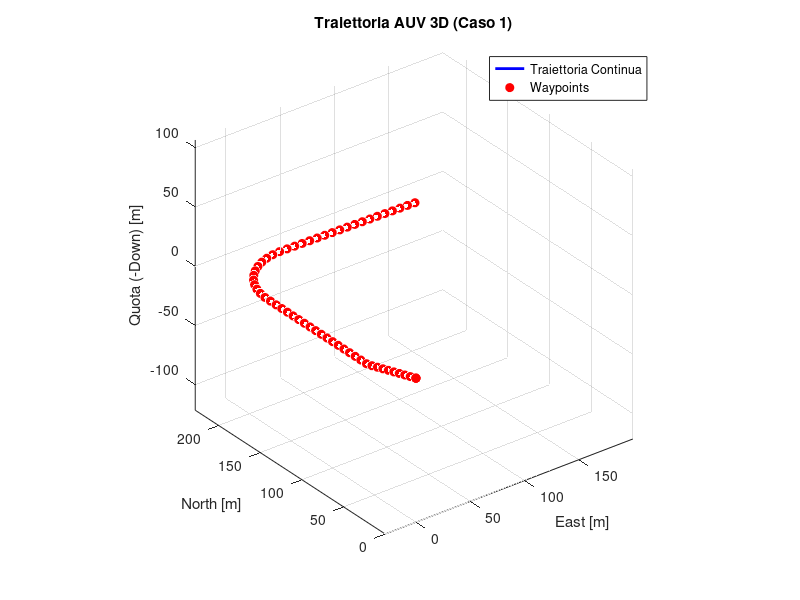

The MATLAB source for this figure:
ST = 1/100; % 100 Hz
dt = ST;

if ~exist('traj_sel', 'var')
    traj_sel = 1; % Default: Ispezione condotta
end

switch traj_sel
    case 1
        %% TRAIETTORIA 1: Ispezione Condotta / Pipeline
        t_max = 200;
        time = (0:ST:t_max)';
        pos_ned_n = zeros(length(time),1);
        pos_ned_e = zeros(length(time),1);
        pos_ned_d = zeros(length(time),1);
        yaw = zeros(length(time),1);
        pitch = zeros(length(time),1);
        roll = zeros(length(time),1);
        
        t1_end = 10; t2_end = 40; t3_end = 100; t4_end = 140;
        v_cruise = 2.0; desc_rate = 0.5;
        v_horiz = sqrt(v_cruise^2 - desc_rate^2);
        turn_radius = 50; angle_rate = v_cruise / turn_radius;
        
        n = 0; e = 0; d = 0;
        for i = 1:length(time)
            t = time(i);
            if t <= t1_end
                pos_ned_n(i) = n; pos_ned_e(i) = e; pos_ned_d(i) = d;
            elseif t <= t2_end
                dt_p = t - t1_end;
                pos_ned_n(i) = n + v_horiz * dt_p;
                pos_ned_d(i) = d + desc_rate * dt_p;
                pitch(i) = atan2(desc_rate, v_horiz);
            elseif t <= t3_end
                dt_p = t - t2_end;
                pos_ned_n(i) = pos_ned_n(round(t2_end/ST)+1) + v_cruise * dt_p;
                pos_ned_d(i) = pos_ned_d(round(t2_end/ST)+1);
            elseif t <= t4_end
                dt_p = t - t3_end;
                th = angle_rate * dt_p;
                pos_ned_n(i) = pos_ned_n(round(t3_end/ST)+1) + turn_radius * sin(th);
                pos_ned_e(i) = e + turn_radius * (1 - cos(th));
                pos_ned_d(i) = pos_ned_d(round(t3_end/ST)+1);
                yaw(i) = th; roll(i) = 0.05;
            else
                dt_p = t - t4_end;
                hd = angle_rate * (t4_end - t3_end);
                pos_ned_n(i) = pos_ned_n(round(t4_end/ST)+1) + v_cruise * dt_p * cos(hd);
                pos_ned_e(i) = pos_ned_e(round(t4_end/ST)+1) + v_cruise * dt_p * sin(hd);
                pos_ned_d(i) = pos_ned_d(round(t4_end/ST)+1);
                yaw(i) = hd;
            end
        end

    case 2
        %% TRAIETTORIA 2: Lawnmower Survey Orizzontale (Piano XY)
        v = 1.5; depth_const = 15;
        L_leg = 80; R_turn = 15;
        t_leg = L_leg / v;
        t_turn = (pi * R_turn) / v;
        w_turn = pi / t_turn;

        % Tabella segmenti: [tipo (1=leg, 2=turn_dx, 3=turn_sx), durata]
        segments = [1, t_leg; 2, t_turn; 1, t_leg; 3, t_turn; 1, t_leg; 2, t_turn; 1, t_leg];

        % t_max calcolato dalla durata reale del percorso (+ margine di
        % assestamento), non piu' un valore fisso. Con t_max=240 fisso la
        % simulazione si fermava a meta' della terza virata (il percorso
        % completo dura sum(segments(:,2)) = 4*t_leg + 3*t_turn ~= 307.6 s
        % con questi parametri) e la quarta passata non veniva mai
        % eseguita. Se cambi v, L_leg o R_turn, t_max si aggiorna da solo.
        t_max = sum(segments(:,2)) + 2;
        time = (0:ST:t_max)';
        pos_ned_n = zeros(length(time),1);
        pos_ned_e = zeros(length(time),1);
        pos_ned_d = zeros(length(time),1);
        yaw = zeros(length(time),1);
        pitch = zeros(length(time),1);
        roll = zeros(length(time),1);

        % Profilo a 4 passate parallele
        curr_n = 0; curr_e = 0; curr_yaw = 0;
        pos_ned_d(:) = depth_const;
        t_accum = 0;
        
        idx = 1;
        for s = 1:size(segments,1)
            type = segments(s,1);
            dur = segments(s,2);
            n_steps = round(dur/ST);
            for k = 1:n_steps
                if idx > length(time), break; end
                if type == 1
                    curr_n = curr_n + v * ST * cos(curr_yaw);
                    curr_e = curr_e + v * ST * sin(curr_yaw);
                    roll(idx) = 0;
                elseif type == 2
                    curr_yaw = curr_yaw + w_turn * ST;
                    curr_n = curr_n + v * ST * cos(curr_yaw);
                    curr_e = curr_e + v * ST * sin(curr_yaw);
                    roll(idx) = 0.08;
                elseif type == 3
                    curr_yaw = curr_yaw - w_turn * ST;
                    curr_n = curr_n + v * ST * cos(curr_yaw);
                    curr_e = curr_e + v * ST * sin(curr_yaw);
                    roll(idx) = -0.08;
                end
                pos_ned_n(idx) = curr_n;
                pos_ned_e(idx) = curr_e;
                yaw(idx) = curr_yaw;
                idx = idx + 1;
            end
        end
        while idx <= length(time)
            pos_ned_n(idx) = curr_n; pos_ned_e(idx) = curr_e;
            yaw(idx) = curr_yaw; idx = idx + 1;
        end

    case 3
        %% TRAIETTORIA 3: Profilazione Verticale / Yo-Yo (Piano XZ)
        t_max = 200;
        time = (0:ST:t_max)';
        v_forward = 1.5;
        d_mean = 20; d_amp = 12;
        omega_z = 2 * pi / 50; % Ciclo yo-yo ogni 50 secondi
        
        pos_ned_n = v_forward * time;
        pos_ned_e = zeros(length(time),1);
        pos_ned_d = d_mean + d_amp * sin(omega_z * time);
        
        v_d_prof = d_amp * omega_z * cos(omega_z * time);
        pitch = atan2(v_d_prof, v_forward);
        yaw = zeros(length(time),1);
        roll = zeros(length(time),1);

    case 4
        %% TRAIETTORIA 4: Spirale Elicoidale 3D (Helix Dive)
        t_max = 200;
        time = (0:ST:t_max)';
        R_helix = 45;
        w_helix = 2 * pi / 60; % Giro completo ogni 60 s
        v_z = 0.15; % Discesa verticale [m/s]
        
        pos_ned_n = R_helix * sin(w_helix * time);
        pos_ned_e = R_helix * (1 - cos(w_helix * time));
        pos_ned_d = 5 + v_z * time;
        
        v_tan = R_helix * w_helix;
        pitch = repmat(atan2(v_z, v_tan), length(time), 1);
        yaw = w_helix * time;
        roll = repmat(0.06, length(time), 1);

    case 5
        %% TRAIETTORIA 5: Lemniscata 3D (Figura a 8 con ondulazione)
        t_max = 220;
        time = (0:ST:t_max)';
        A = 60; % Ampiezza anelli [m]
        w_8 = 2 * pi / 110; % 2 lobi in 110 s
        
        % Lemniscata di Gerono sul piano orizzontale
        pos_ned_n = A * sin(w_8 * time);
        pos_ned_e = A * sin(w_8 * time) .* cos(w_8 * time);
        pos_ned_d = 18 + 7 * sin(2 * w_8 * time);
        
        % Velocità cinematiche per derivazione assetto
        v_n = [diff(pos_ned_n)/ST; 0];
        v_e = [diff(pos_ned_e)/ST; 0];
        v_d = [diff(pos_ned_d)/ST; 0];
        
        yaw = atan2(v_e, v_n);
        pitch = atan2(v_d, sqrt(v_n.^2 + v_e.^2));
        roll = 0.1 * sin(w_8 * time);
end

% Assegnazione matrici
pos_ned = [pos_ned_n, pos_ned_e, pos_ned_d];
euler_angles_deg = rad2deg([yaw, pitch, roll]);

total_trajectory = [pos_ned, euler_angles_deg];

% Waypoints campionati uniformemente per waypointTrajectory
num_waypoints = 60;
ind = round(linspace(1, length(time), num_waypoints));
waypoints_ned = [time(ind), total_trajectory(ind, :)];

% Plot 3D diagnostico
figure('Name', sprintf('Traiettoria Selezionata: Tipo %d', traj_sel));
plot3(pos_ned(:,2), pos_ned(:,1), -pos_ned(:,3), 'b', 'LineWidth', 2);
hold on; grid on; axis equal;
plot3(waypoints_ned(:,3), waypoints_ned(:,2), -waypoints_ned(:,4), 'ro', 'MarkerFaceColor', 'r');
title(sprintf('Traiettoria AUV 3D (Caso %d)', traj_sel));
xlabel('East [m]'); ylabel('North [m]'); zlabel('Quota (-Down) [m]');
legend('Traiettoria Continua', 'Waypoints', 'Location', 'best');
